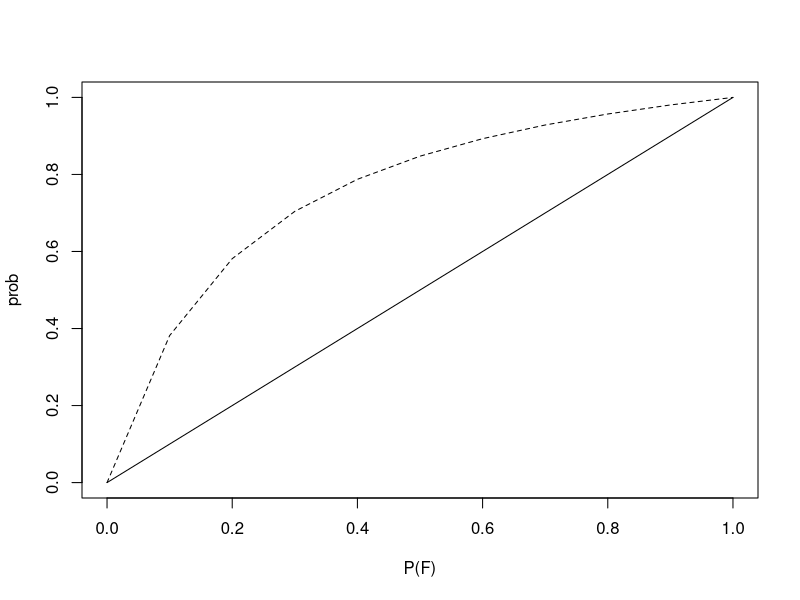
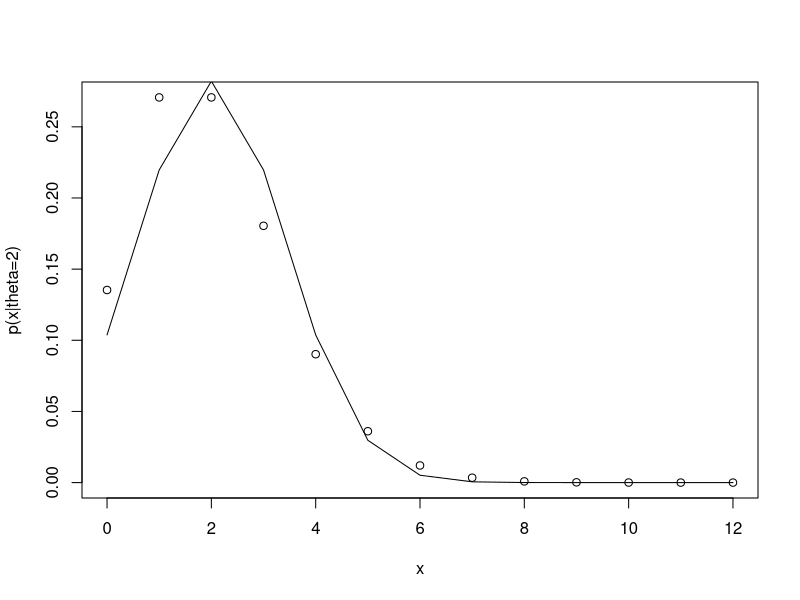
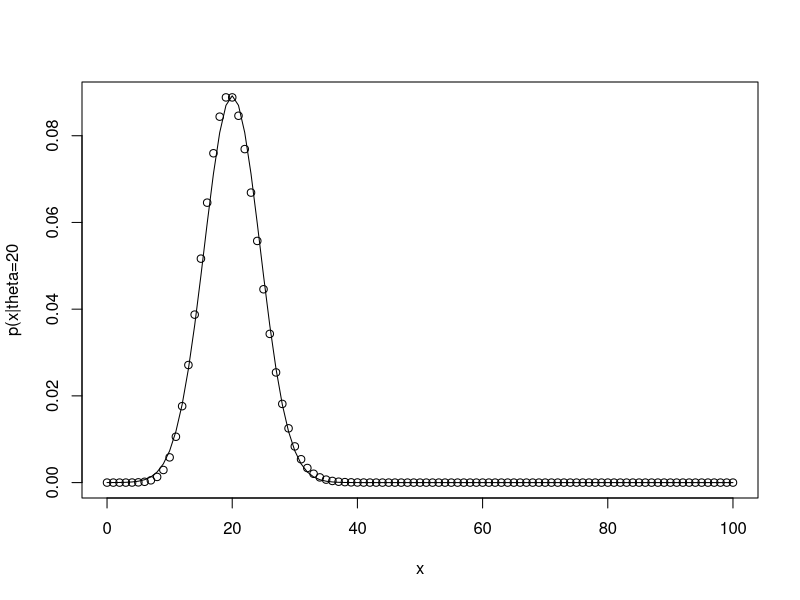
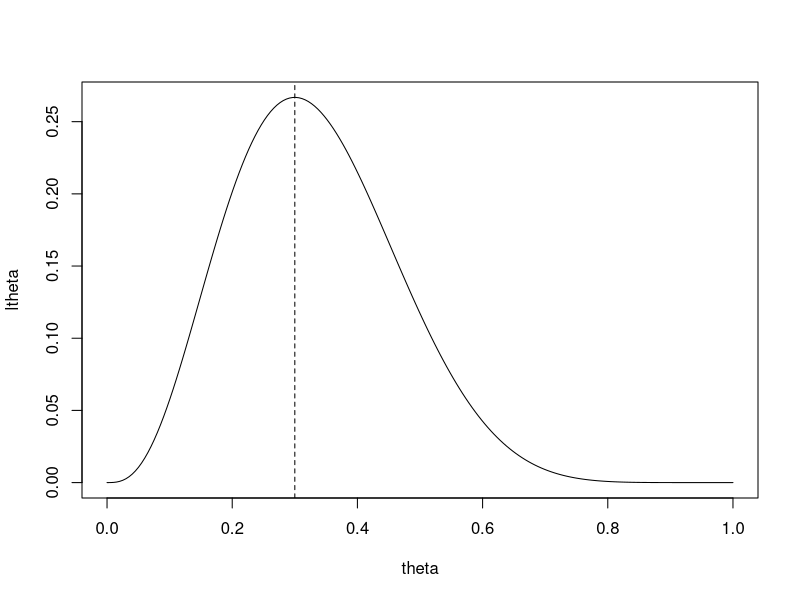
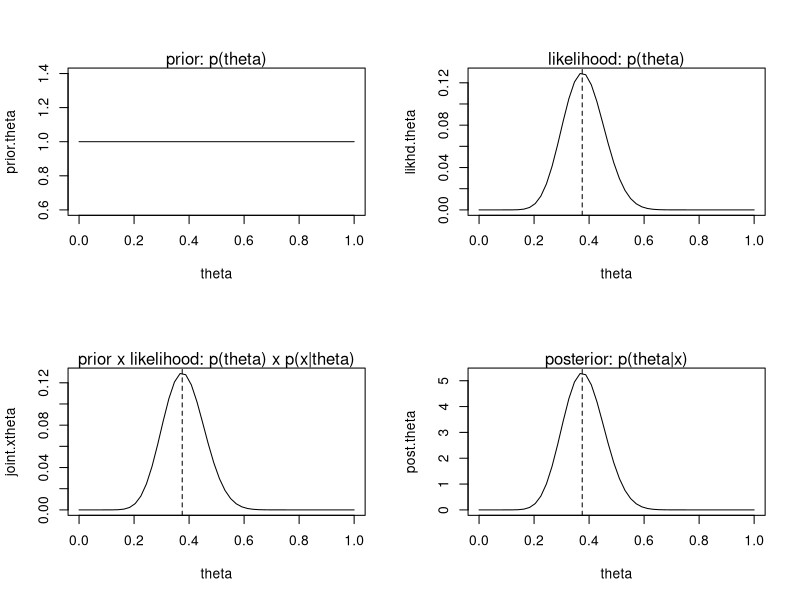
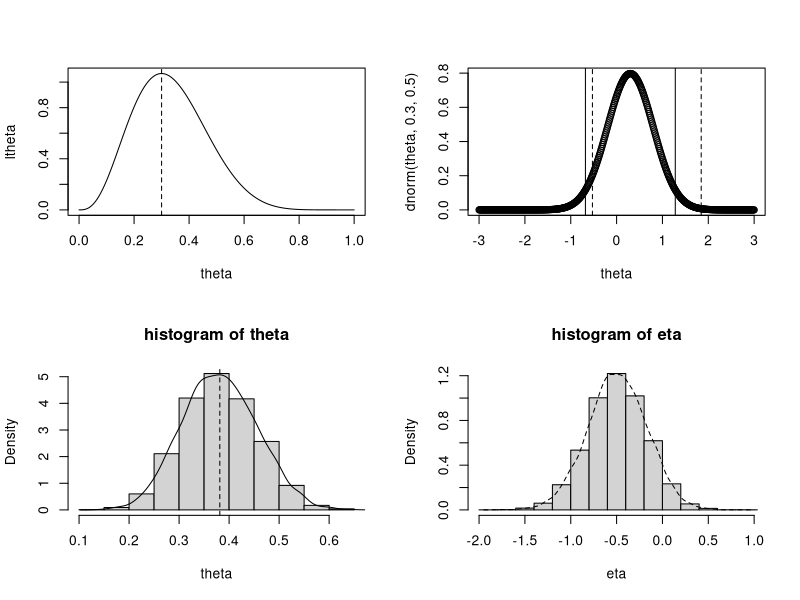
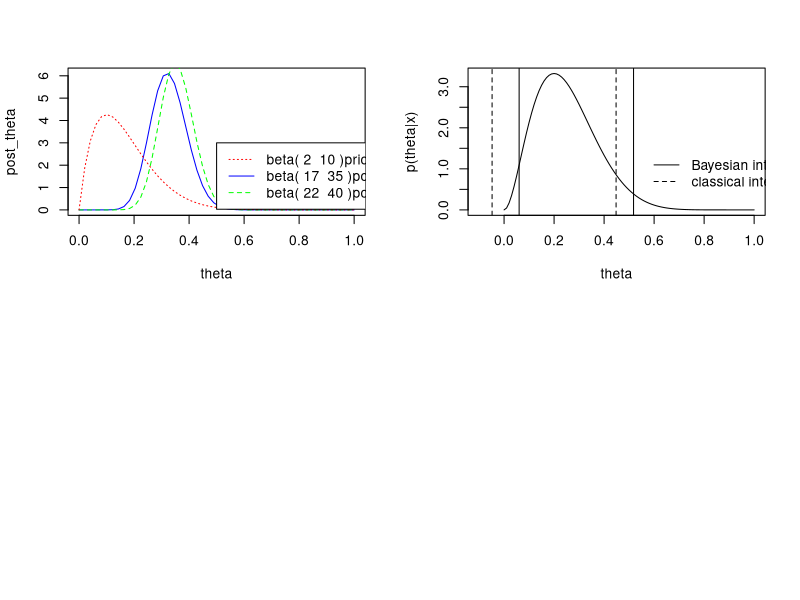

Recreate these plots in R, in order.
# p.27
aa<-function(pf) {50*pf/(41*pf+9)}
x<-c(0:10)*0.1
x
prob<-aa(x)
plot(x,x,type = "l",xlab = "P(F)",ylab = "prob")
lines(x,prob,lty=2)

# p.31
post.prob<-function(s,prior){
  if(s==1){
    post<-0.95*prior/(0.95*prior+0.7*(1-prior)) # 사후확률1 
    # 기계가 이상 없을 때, 부품이 정상일 경우 0.95 , 기계가 이상할 떄 정상일 경우 0.7
  }
  else
    post<-0.05*prior/(0.05*prior+0.3*(1-prior)) #사후확률2 
    # 기계가 이상 없을 때, 부품이 비정상일 경우, 기계가 이상할때 비정상일 경우 0.3
} # 사전 사후 확률을 계속 곱해주는 함수 

prior<-c(1:13)
post<-c(1:12)
data<-c(1,0,1,1,1,1,1,1,1,0,1,0)
prob<-matrix(0,12,2)
prior[1]<-0.9
for(i in 1:12){
  post[i]<-post.prob(data[i],prior[i])
  prob[i,]<-c(prior[i],post[i])
  prior[i+1]<-post[i]
} #posterior 의 길이 만큼 반복해 줌 
prob

# 연습문제1 : 어느 도시에 거주하는 주민들 중 약 2%가 색맹이라고 하자. 
#  만약 색맹을 검사가 이때 옳게 판정할 확률(true positive), 아닌데 옳게 판정할 확률 0.001(false positive,1종오류)
#  이때의 수식은?
postProbEye<-function(e,prior){
  if(e==0.02){
    post<-0.98*prior/(0.98*prior+0.001*(1-prior)) # 사후확률1 
    # 무작위 주민이 색맹인 경우 0.02*0.98 , false positive - 0.98*0.001
  }
  else
    post<-0.02*prior/(0.02*prior+0.999*(1-prior)) #사후확률2 
  # 무작이 주민이 색맹인데 검사x(2종오류), 아닌데 검사x(false negative) 
} # 사전 사후 확률을 계속 곱해주는 함수 

prior<-c(1:2)
post<-c(1:1)
data<-c(0.02,0.02)
prob<-matrix(0,2,2)
prior[1]<-0.02
for(i in 1:2){
  post[i]<-post.prob(data[i],prior[i])
  prob[i,]<-c(prior[i],post[i])
  prior[i+1]<-post[i]
} #posterior 의 길이 만큼 반복해 줌 
prob # 1,2번째 다 양성일 경우
# 1번 환자는 사전확률 0.02 사후확률 0.03으로 사후확률이 1.5배 크다(odds ratio)
# 2번 환자는 사전확률 0.03 사후확률 0.0005로 앞사람에 비해 오진가능성이 커서 사후확률이 적다

# 연슴문제2 ,p.32
# P(A|D) = P(D|A)*P(A) /[ P(D|A)*P(A) + P(D|!A=B)*P(!A=B) ] 
Pad = (4/10)*(2/3) / ( (4/10)*(2/3) + (7/10)*(1/3)); Pad
#  P(B|D) = P(D|B)*P(B) /[ P(D|A)*P(A) + P(D|B*P(B) ] 
Pbd = (7/10)*(1/3) / ( (4/10)*(2/3) + (7/10)*(1/3)); Pbd
Pad+Pbd

########## 3장 확률분포 ########

library("ggplot2")
par(mflow=c(1,2))
x<-c(0:12)
plot(x,dpois(x,2),xlab = "x",ylab = "p(x|theta=2)")
lines(x,dnorm(x,2,sqrt(2)),lty=1)
x<-c(0:100)
plot(x,dpois(x,20),xlab = "x",ylab = "p(x|theta=20")
lines(x,dnorm(x,20,sqrt(20)),lty=1)

#베르누이 시행의 우도함수 10번 중 p가 3일 때
theta=seq(0,1,length = 200)
ltheta=120*theta^3*(1-theta)^7
plot(theta,ltheta,type = "l")
abline(v=0.3,lty=2)

#이때 x고정일때 최대를 만들어주는 theta가 MLE

#########################################################
# 고전적 통계추론의 문제점
# 고전적 추론은 가상적인 반복시험을 반복하기 때문에 실제와는 다르다

theta=seq(0.1,0.9,0.1)
x=5;n=20
joint=theta**x*(1-theta)**(n-x)
s.joint=sum(joint)
post=joint/s.joint
post

# 이항분포에서의 베이지안 추론
# theta ~beta(a,b)
a=1; b=1
# X ~ B(n,theta)
n=40; x=15

theta = seq(0,1,length.out = 50)
prior.theta = dbeta(theta,a,b) #prior
likhd.theta = dbinom(x,n,theta)
joint.xtheta = prior.theta * likhd.theta
post.theta = dbeta(theta,a+x,b+n-x) # 음수가 되면 안그려짐 ,beta(16,26)

# 시각화
par(mfrow=c(2,2))
plot(theta,prior.theta,type = "l")
abline(v=(a-1)/(a-1+b-1),lty=2)
mtext("prior: p(theta)",side=3)

plot(theta,likhd.theta,type = "l")
abline(v=x/n,lty=2)
mtext("likelihood: p(theta)",side = 3)

plot(theta,joint.xtheta,type = "l")
abline(v=(a+x-1)/(a+b+n-2),lty=2)
mtext("prior x likelihood: p(theta) x p(x|theta)",side = 3)


plot(theta,post.theta,type = "l")
abline(v=(a+x-1)/(a+b+n-2),lty=2)
mtext("posterior: p(theta|x)",side = 3)

########## 4장 통계추론 ########

# 우도함수와 우도비
#  - 성공확률이 Θ인 베르누이 시행을 10번 반복할때 Θ의 우도함수는 L(Θ|x)  x가 3일때
theta <-seq(0,1,length=200)
ltheta<-(10*9*8/3*2*1)*theta^3*(1-theta)^7
plot(theta,ltheta,type="l")
abline(v=0.3,lty=2)

# 우도가 클수록 관측치 x로 미루어볼때 Θ의 참 값일 가능성이 큰데, 이를  Maximun Likelyhood Estimation 라고 한다. 
# Θ에 대한 추정치로 2개의  값을 비교할 때  우도함수의 비율을  종종 사용하며  이를 우도비 라고 한다.
# 우도비를 사용할때 충분통계량을 알면 유용한데, 모수 Θr가  벡터일 때  가장 차원이  작은 통계랑을 찾는 것이 중요한데 
#  이를 최소 충분통계량이라 한다.

#  -- 기본적인 베이지안 추론의 절차 ---
#    관심모수에 대한 이론,경험 등으로 사전분포를 정한다(잘 정해야함)
#    관측변수 X를 정하고 실험등을 통하여 관측값 x와 x의 조건부확률을 얻는다.
#    사전분포(prior)와 조건부확률을 통해 사후분포(posterior)를 구하고 추론에 사용한다.

#  베이지안 구간추정
#    주어진 신뢰구간에서 Θ 에 대한  사후밀도 값들이  높은 것들을 모으는 것이다.
#     ex) N(Θ,4)  분포로 부터 16개의 표본을  추출한 결과 표본평균은 0.3이었다. 
#          Θ에 대한 사전 분포로 1을  가정하고  사후분포로  유도하면 Θ의 사후분포는 N(0.3,1/4)     이때의  95%  베이지안  신뢰구간
theta<-seq(-3,3,length=500)
plot(theta,dnorm(theta,0.3,0.5),ldy=";")
abline(v=qnorm(c(0.049,0.999),0.3,0.5),lty=2)
abline(v=qnorm(c(0.025,0.975),0.3,0.5),lty=1)  # 더 좋은 신뢰구간 

# 하지만 복잡하기 때문에, 사후분위수를 찾아 대략적인 최대사후구간으로 사용한다.





#### 5. 이항분포에 대한 베이지안 추론#####

# 새로운 교육방법에 학생에게 영향을 줄 확률 세타.
# 이항 몬테카를로 방법 추론 (세타의 사후분포 추정)
theta <- rbeta(2000,x+a,n-x+b) #  ~ Beta(a,b)
hist(theta,prob=TRUE,main="histogram of theta")
lines(density(theta))
mean_theta<-mean(theta)
abline(v=mean_theta,lty=2)
# 상하위 2.5%씩 
quantile(theta,c(.025,.975))  # simulation quantiles
qbeta(c(.025,.975),x+a,n-x+b) # theoretical quantiles  , ~ Beta(a,b)

#simulation-based estimates
mean(theta); var(theta)
#theoretical estimates
(a+x)/(a+b+n); (a+x)*(b+n-x)/( (a+b+n+1)*(a+b+n)^2 )

# odds ratio inference
a=b=1
x=15;n=40
theta=rbeta(10000,a+x,b+n-x)
eta=log(theta/(1-theta))
hist(eta,prob=TRUE,main="histogram of eta")
lines(density(eta),lty=2)
mean_eta=mean(eta)
var_eta=var(eta)


# Beta(2,10)을 사전 분포로, Beta(17,35), Beta(22,40)을 비교해보자
theta <- seq(0,1,length=50)
a<-2; b<-10; x<-15;n<-40; z<-5; m<-10
prior_theta = dbeta(theta,a,b)
post_theta = dbeta(theta,x+a,n-x+b)
post2_theta = dbeta(theta,x+a+z,n-x+b+m-z)
plot(theta,post_theta,type = "l",col="blue")
lines(theta,post2_theta,lty=2,col="green")
lines(theta,prior_theta,lty=3,col="red")
legend(.5,3,legend=c(paste("beta(",a,"",b,")prior"),
                          paste("beta(",a+x,"",b+n-x,")posterior" ),
                          paste("beta(",a+x+z,"",b+n-x+m-z,")posterior")),      
                          lty=c(3,1,2)      ,col=c("red","blue","green")
        )
                          

# 베이지안 신뢰구간
#   세타의 사전분포로 균일 분포를 가정하고 이항관측치로 n=10,x=2 가 얻어졌을때 세타의
#   베이지안 신뢰구간을 구해보자. 이 경우 최대사후구가을 수리적으로 구하기는 어려우므로
#   누적확률 2.5%와 97.5%에 해당하는 구간을 대략적인 최대사후구간이라 하자
a=1;b=1
n=10; x=2
theta=seq(0,1,0.01)
plot(theta,dbeta(theta,a+x,n-x+b),type="l",xlim=c(-0.1,1),ylab="p(theta|x)")
bayes_CI=qbeta(c(0.025,.975),a+x,b+n-x) # beta 분포의 quantile
abline(v=qbeta(c(0.025,0.975),a+x,n-x+b))
p=x/n # uniformed distribution
freq_CI=c(p-1.96*sqrt(p*(1-p)/n),p+1.96*sqrt(p*(1-p)/n) ) 
abline(v=c(p-1.96*sqrt(p*(1-p)/n),p+1.96*sqrt(p*(1-p)/n) ),lty=2 )
legend(.55,1.5,legend = c(paste("Bayesian interval"),
                          paste("classical interval")),
       lty=c(1,2),bty="n")

